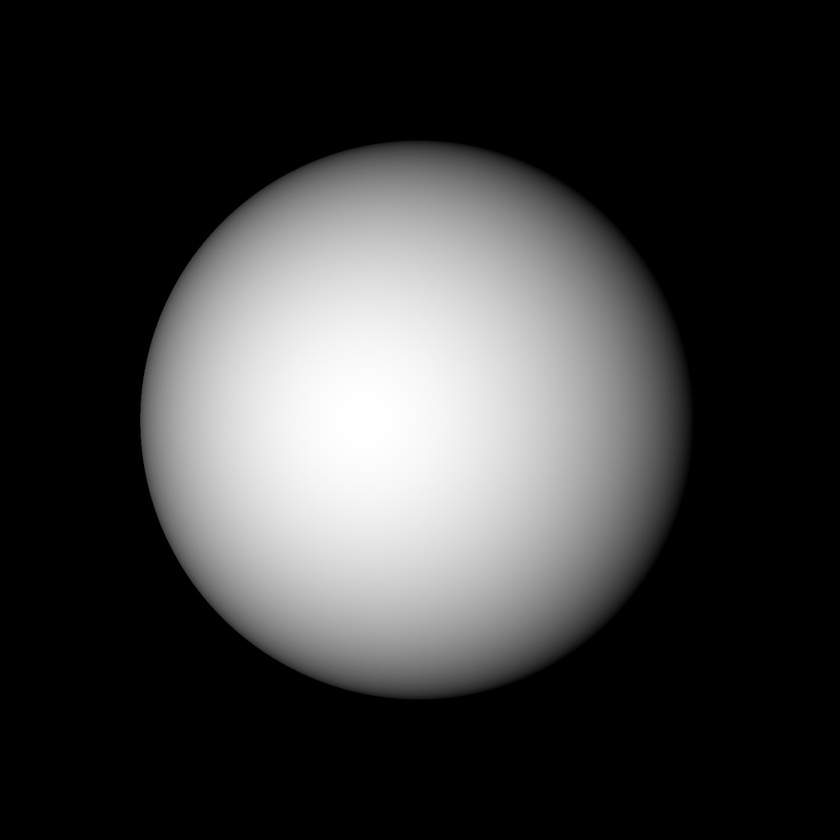
#> input picture test1.jpg, 840 x 840 px, shrunk from 1500 x 1500 before the run
$ python test2.py
#> lines starting #> are read from the running program, lines starting #| are printed output that depends on the picture; long printed decimals are rounded
### util.py
import numpy as np
import cv2 as cv
import math
from scipy import signal
import numpy as np

def gradient(E):
    filterx = np.array(([-1, 1], [-1, 1]))
    filtery = np.array(([-1, -1],[1, 1]))

    Ex = signal.convolve2d(E, filterx, mode='same') / 2
    Ey = signal.convolve2d(E, filtery, mode='same') / 2

    return [Ex, Ey]

# [38 lines left out: function estimate_albedo_illumination, not called in this run]

### test2.py
import numpy as np
import cv2 as cv
import math
from util import gradient

#read the image
E = cv.imread('test1.jpg')
#> E is the input picture: shape (840, 840, 3); min 0, max 255, mean 58.1
E = cv.cvtColor(E, cv.COLOR_BGR2GRAY)
#> E: shape (840, 840)

#normalize the image
E = E / np.max(E)

#compute the average of the E
mu1 = np.mean(E)
#> mu1 = 0.228

#compute the average of the square of the brightness
mu2 = np.mean(np.mean(E**2))
#> mu2 = 0.171

#calculatethe gradient
[Ex, Ey] = gradient(E)
#> in gradient, `Ex = signal.convolve2d(E, filterx, mode='same') / 2`:
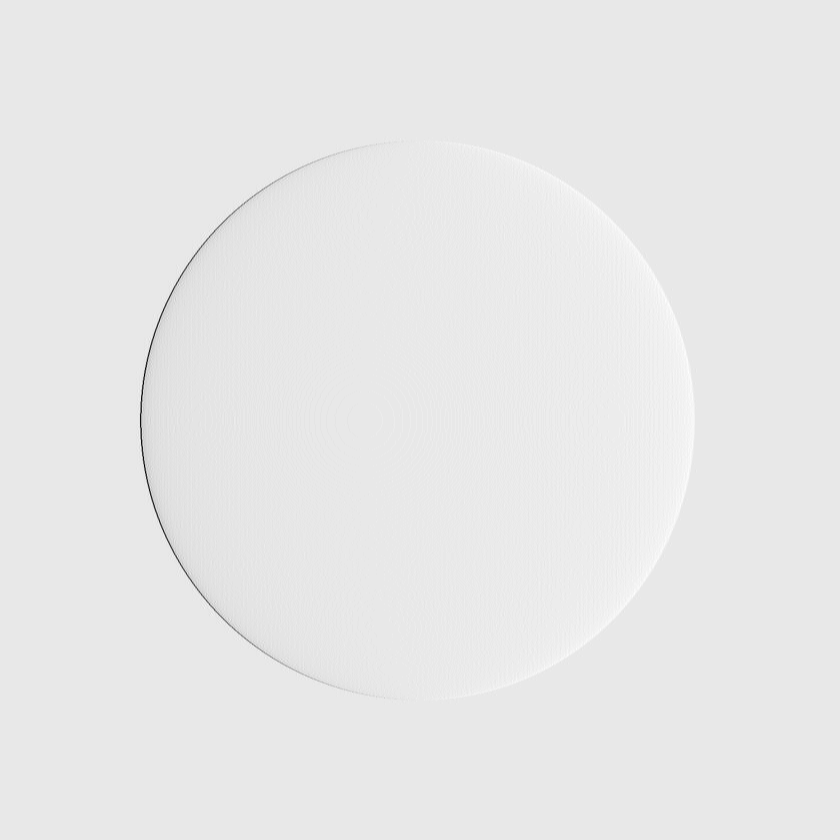
#> Ex: shape (840, 840) float64; min -0.243, max 0.0235, mean 1.12e-20; drawn with min black and max white
#> in gradient, `Ey = signal.convolve2d(E, filtery, mode='same') / 2`:
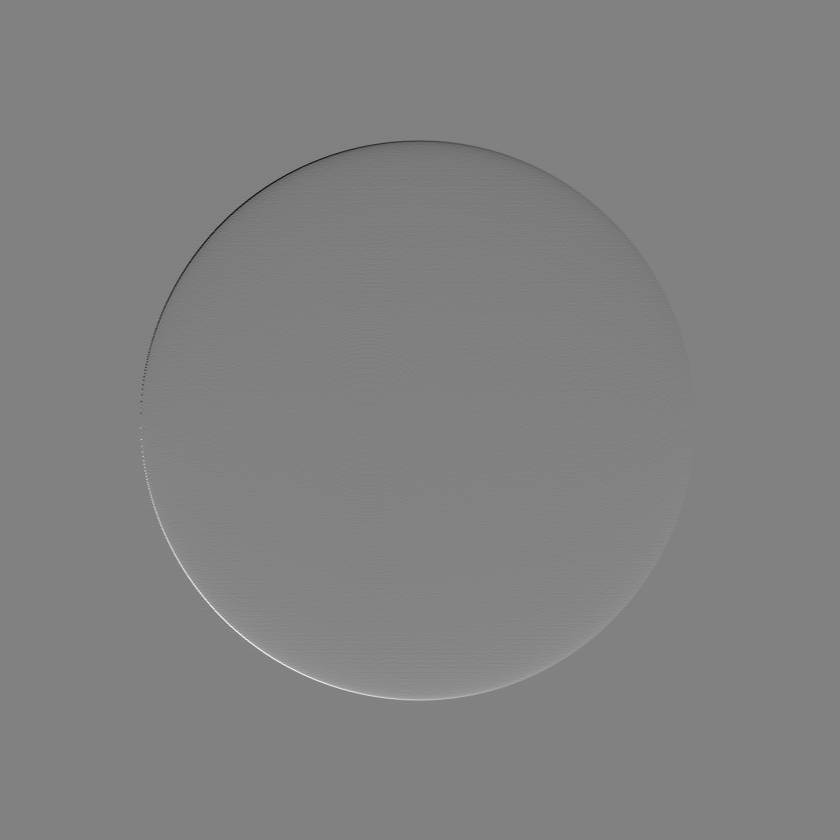
#> Ey: shape (840, 840) float64; min -0.141, max 0.137, mean 1.36e-19; drawn with min black and max white
eps = 0.001

#normalize the gradient
Exy = np.sqrt(Ex**2 + Ey**2)
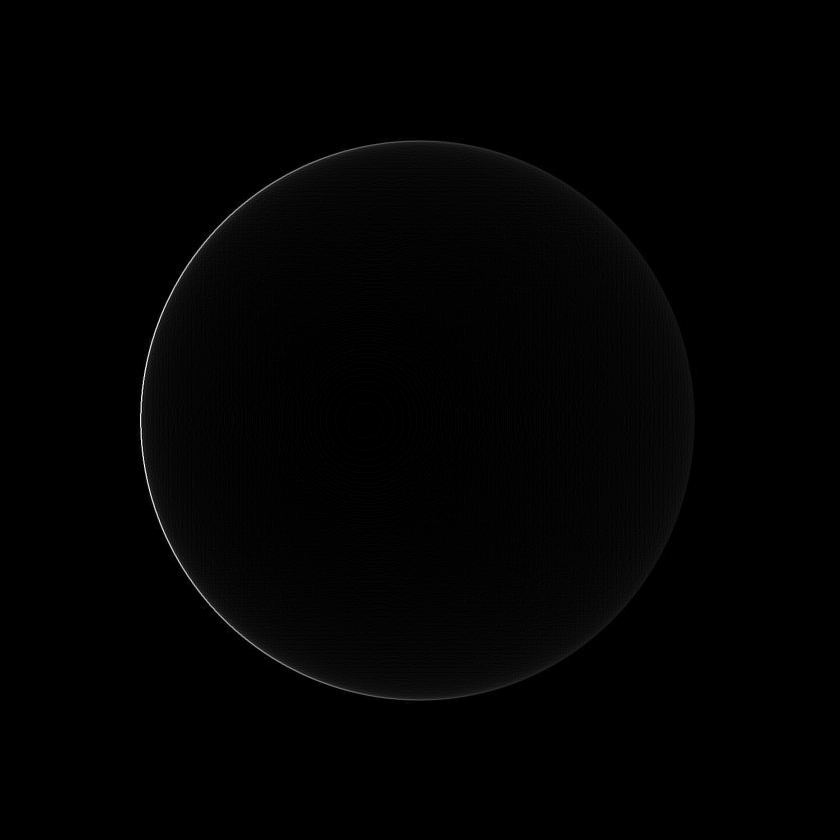
#> Exy: shape (840, 840) float64; min 0, max 0.243, mean 0.00203; drawn with min black and max white
nEx = Ex / (Exy + eps)
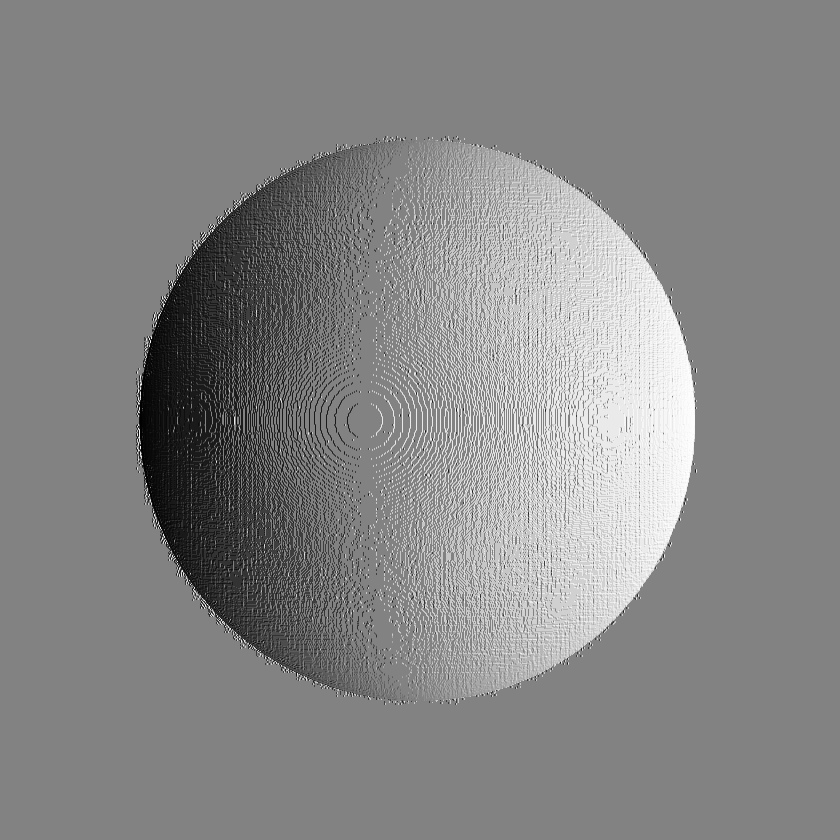
#> nEx: shape (840, 840) float64; min -0.996, max 0.952, mean 0.0323; drawn with min black and max white
nEy = Ey / (Exy + eps)
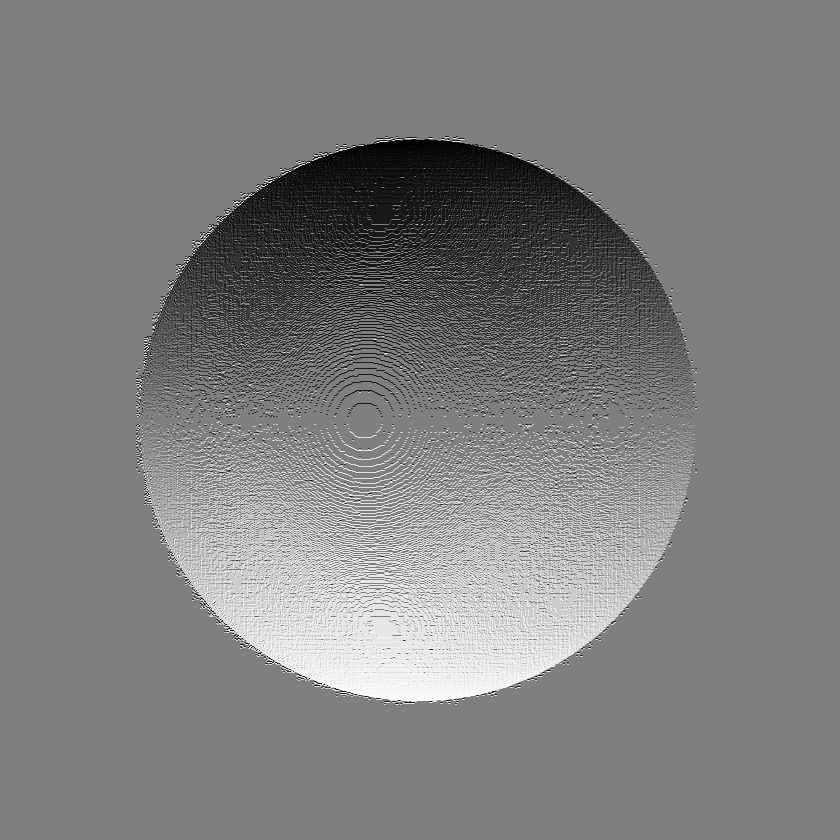
#> nEy: shape (840, 840) float64; min -0.988, max 0.989, mean 1.5e-05; drawn with min black and max white

avgEx = np.mean(nEx)
#> avgEx = 0.0323
avgEy = np.mean(nEy)
#> avgEy = 1.5e-05

gamma = np.sqrt((6 * np.pi**2 * mu2) - (48 * mu1**2))
#> gamma = 2.76
albedo = gamma / np.pi
#> albedo = 0.879

#estamating the slant
slant = math.acos(4 * mu1 / gamma)
#> slant = 1.23

#estamating the tilt
tilt = math.atan(avgEy / avgEx)
#> tilt = 0.000466

if tilt < 0:
    tit = tilt + np.pi

#the illumination direction
I = [np.cos(tilt) * np.sin(slant), np.sin(tilt) * np.cos(slant), np.cos(slant)]
#> I = [0.944, 0.000154, 0.33]

print(I)
#| [0.9439, 0.0001538, 0.3303]

$ run again, with test5.jpg copied over test1.jpg
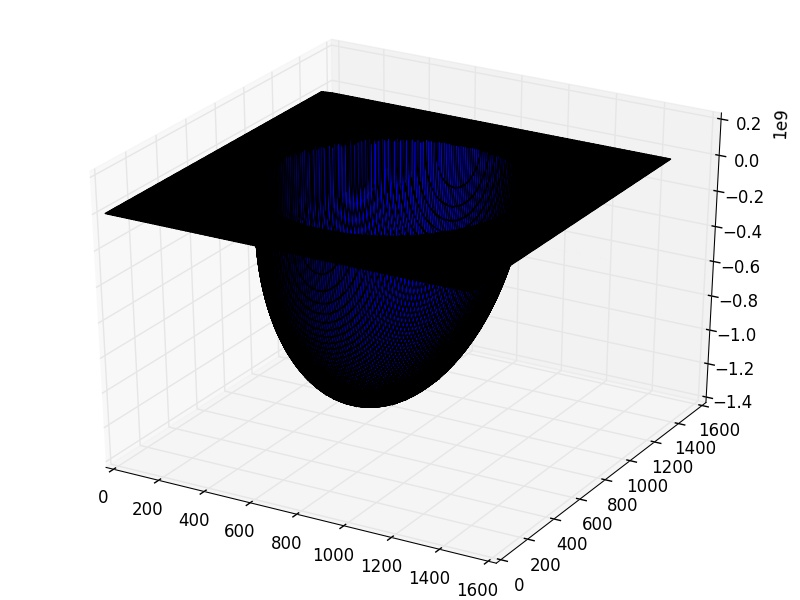
#> input picture test5.jpg, 800 x 600 px
#> E is the input picture: shape (600, 800, 3); mean B, G, R 205.7, 202.5, 202.5
#> mu1 = 0.796
#> mu2 = 0.775
#> `Exy = np.sqrt(Ex**2 + Ey**2)`:
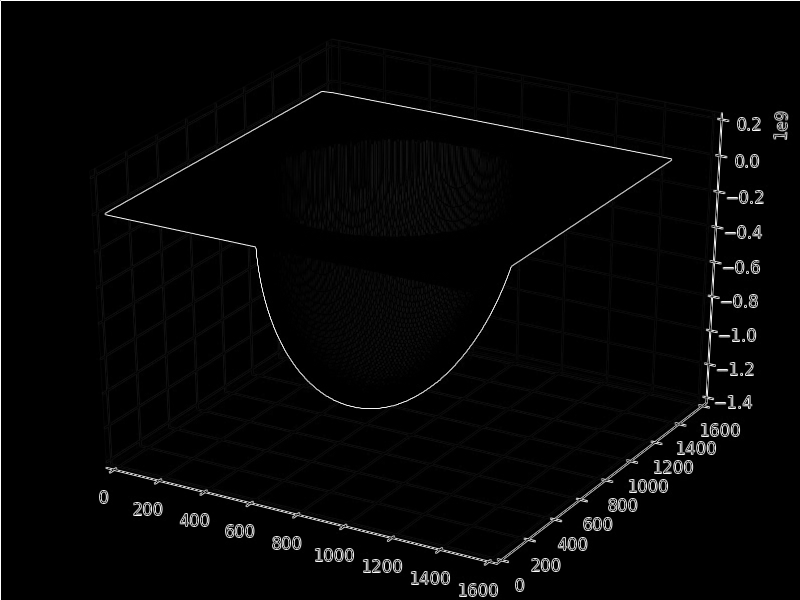
#> Exy: shape (600, 800) float64; min 0, max 1, mean 0.0233
#> `nEy = Ey / (Exy + eps)`:
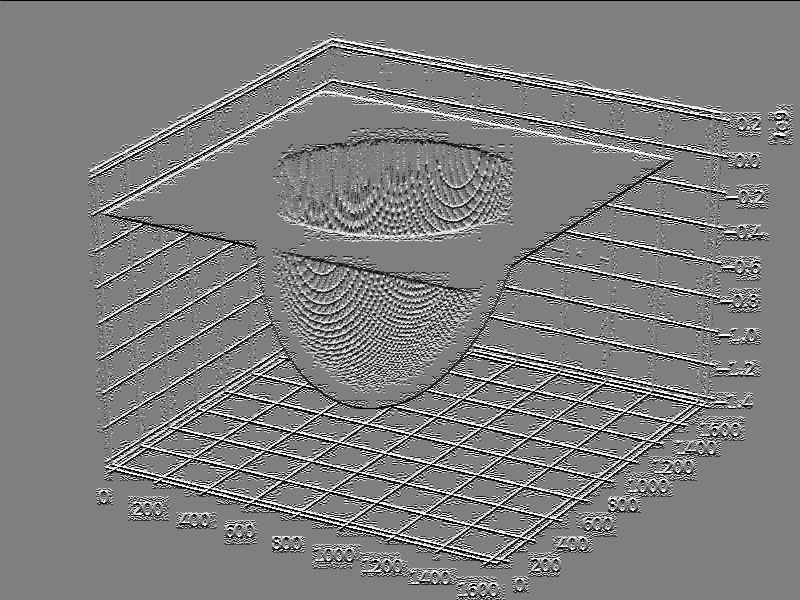
#> nEy: shape (600, 800) float64; min -0.999, max 0.999, mean -0.000194; drawn with min black and max white
#> avgEx = 0.000261
#> avgEy = -0.000194
#> gamma = 3.94
#> albedo = 1.25
#> slant = 0.631
#> tilt = -0.639
#> tit = 2.5
#> I = [0.474, -0.481, 0.808]
#| [0.4736, -0.4813, 0.8075]
